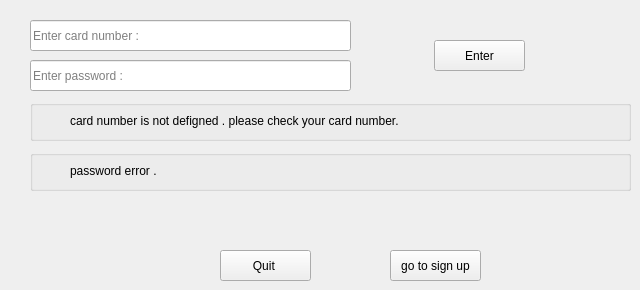
    <widget class="QWidget" name="tab_3">
     <attribute name="title">
      <string>sign in </string>
     </attribute>
     <widget class="QLineEdit" name="lineEdit_4">
      <property name="geometry">
       <rect>
        <x>30</x>
        <y>20</y>
        <width>321</width>
        <height>31</height>
       </rect>
      </property>
      <property name="placeholderText">
       <string>Enter card number :</string>
      </property>
     </widget>
     <widget class="QLineEdit" name="lineEdit_5">
      <property name="geometry">
       <rect>
        <x>30</x>
        <y>60</y>
        <width>321</width>
        <height>31</height>
       </rect>
      </property>
      <property name="echoMode">
       <enum>QLineEdit::Password</enum>
      </property>
      <property name="placeholderText">
       <string>Enter password :</string>
      </property>
     </widget>
     <widget class="QPushButton" name="pushButton_4">
      <property name="geometry">
       <rect>
        <x>434</x>
        <y>40</y>
        <width>91</width>
        <height>31</height>
       </rect>
      </property>
      <property name="text">
       <string>Enter</string>
      </property>
     </widget>
     <widget class="QGroupBox" name="groupBox_4">
      <property name="geometry">
       <rect>
        <x>30</x>
        <y>100</y>
        <width>601</width>
        <height>41</height>
       </rect>
      </property>
      <property name="title">
       <string/>
      </property>
      <widget class="QLabel" name="label_6">
       <property name="geometry">
        <rect>
         <x>40</x>
         <y>10</y>
         <width>521</width>
         <height>21</height>
        </rect>
       </property>
       <property name="text">
        <string>card number is not defigned . please check your card number.</string>
       </property>
      </widget>
     </widget>
     <widget class="QGroupBox" name="groupBox_5">
      <property name="geometry">
       <rect>
        <x>30</x>
        <y>150</y>
        <width>601</width>
        <height>41</height>
       </rect>
      </property>
      <property name="title">
       <string/>
      </property>
      <widget class="QLabel" name="label_7">
       <property name="geometry">
        <rect>
         <x>40</x>
         <y>10</y>
         <width>521</width>
         <height>21</height>
        </rect>
       </property>
       <property name="text">
        <string>password error .</string>
       </property>
      </widget>
     </widget>
     <widget class="QPushButton" name="pushButton_5">
      <property name="geometry">
       <rect>
        <x>220</x>
        <y>250</y>
        <width>91</width>
        <height>31</height>
       </rect>
      </property>
      <property name="text">
       <string>Quit </string>
      </property>
     </widget>
     <widget class="QPushButton" name="pushButton_6">
      <property name="geometry">
       <rect>
        <x>390</x>
        <y>250</y>
        <width>91</width>
        <height>31</height>
       </rect>
      </property>
      <property name="text">
       <string>go to sign up</string>
      </property>
     </widget>
    </widget>
